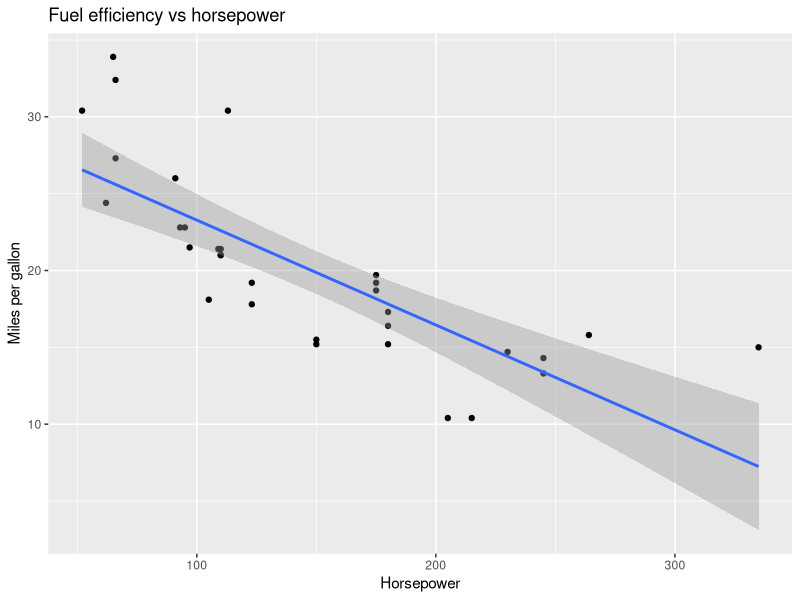
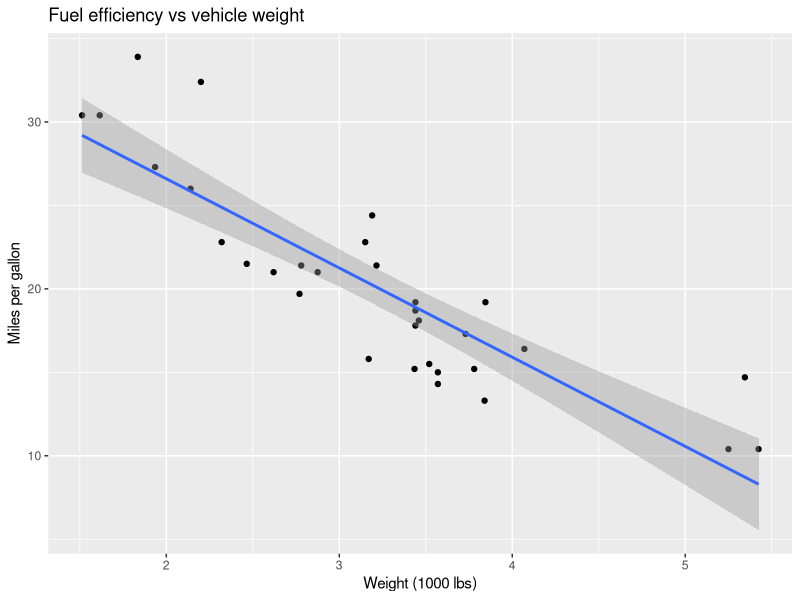
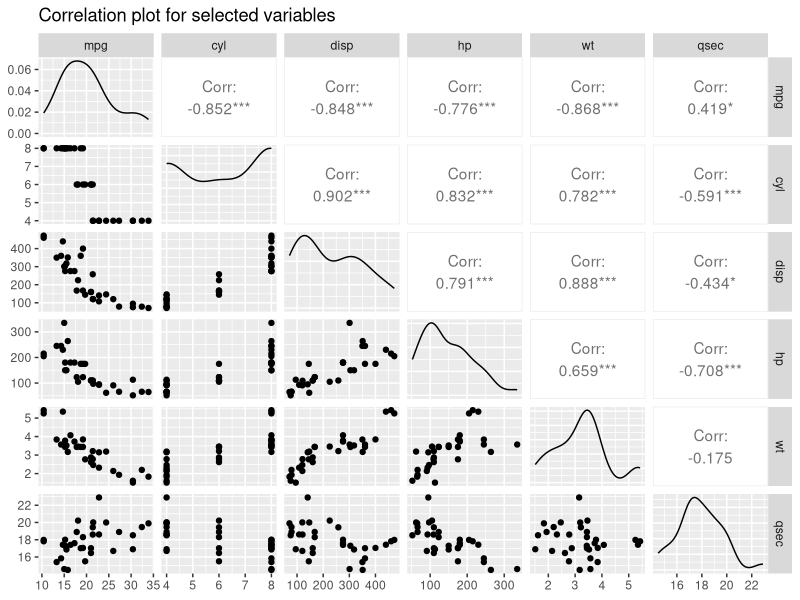
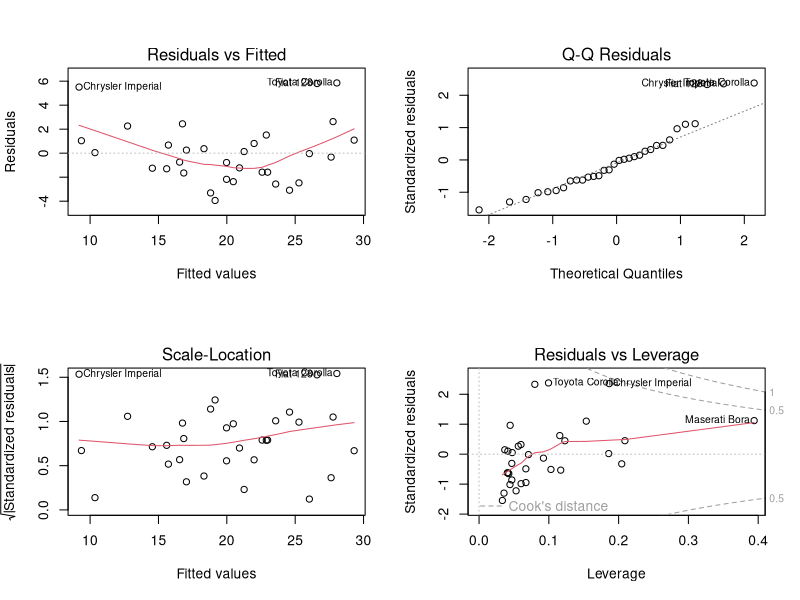

These charts were generated, in order, by the following R code:
# MTCars Performance Analysis Script
# This script mirrors the R Markdown analysis and saves plots to disk.

library(tidyverse)
library(broom)
library(GGally)

# Ensure plots directory exists
if (!dir.exists("plots")) dir.create("plots")

data(mtcars)

# Summary stats
print("Summary of mtcars:")
print(summary(mtcars))

# mpg vs hp
p1 <- mtcars %>%
  ggplot(aes(x = hp, y = mpg)) +
  geom_point() +
  geom_smooth(method = "lm", se = TRUE) +
  labs(
    title = "Fuel efficiency vs horsepower",
    x = "Horsepower",
    y = "Miles per gallon"
  )
ggsave("plots/mpg_vs_hp.png", p1, width = 7, height = 4, dpi = 300)

# mpg vs wt
p2 <- mtcars %>%
  ggplot(aes(x = wt, y = mpg)) +
  geom_point() +
  geom_smooth(method = "lm", se = TRUE) +
  labs(
    title = "Fuel efficiency vs vehicle weight",
    x = "Weight (1000 lbs)",
    y = "Miles per gallon"
  )
ggsave("plots/mpg_vs_wt.png", p2, width = 7, height = 4, dpi = 300)

# Correlation plot
p3 <- mtcars %>%
  select(mpg, cyl, disp, hp, wt, qsec) %>%
  ggpairs(title = "Correlation plot for selected variables")
ggsave("plots/corr_plot.png", p3, width = 7, height = 7, dpi = 300)

# Linear model
model <- lm(mpg ~ hp + wt, data = mtcars)
print("Linear model summary:")
print(summary(model))

# Model diagnostics
png("plots/model_diagnostics.png", width = 900, height = 900)
par(mfrow = c(2, 2))
plot(model)
par(mfrow = c(1, 1))
dev.off()

cat("\nAnalysis complete. Plots saved in the 'plots' directory.\n")
